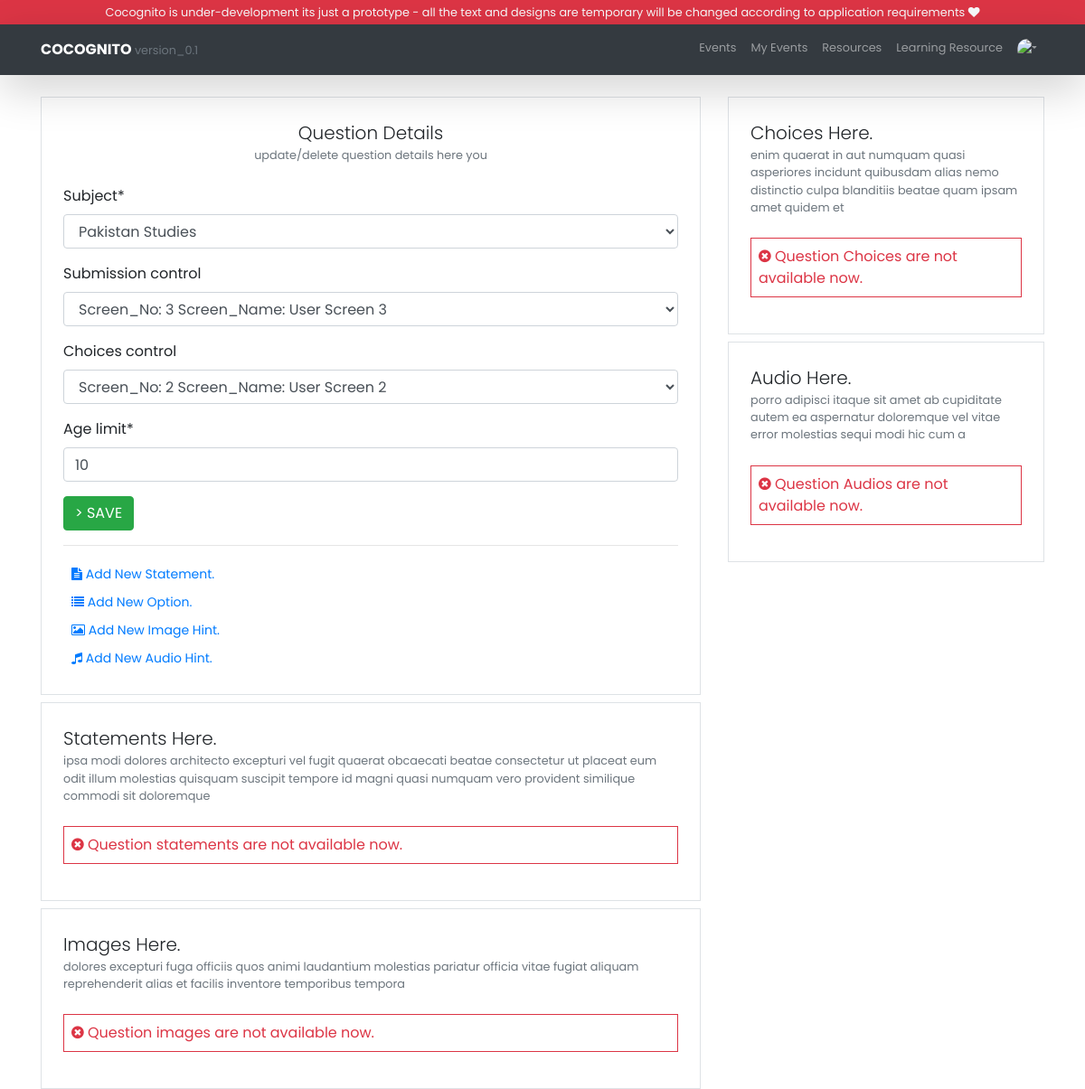
/question/1/, run on an earlier commit of the app's database.
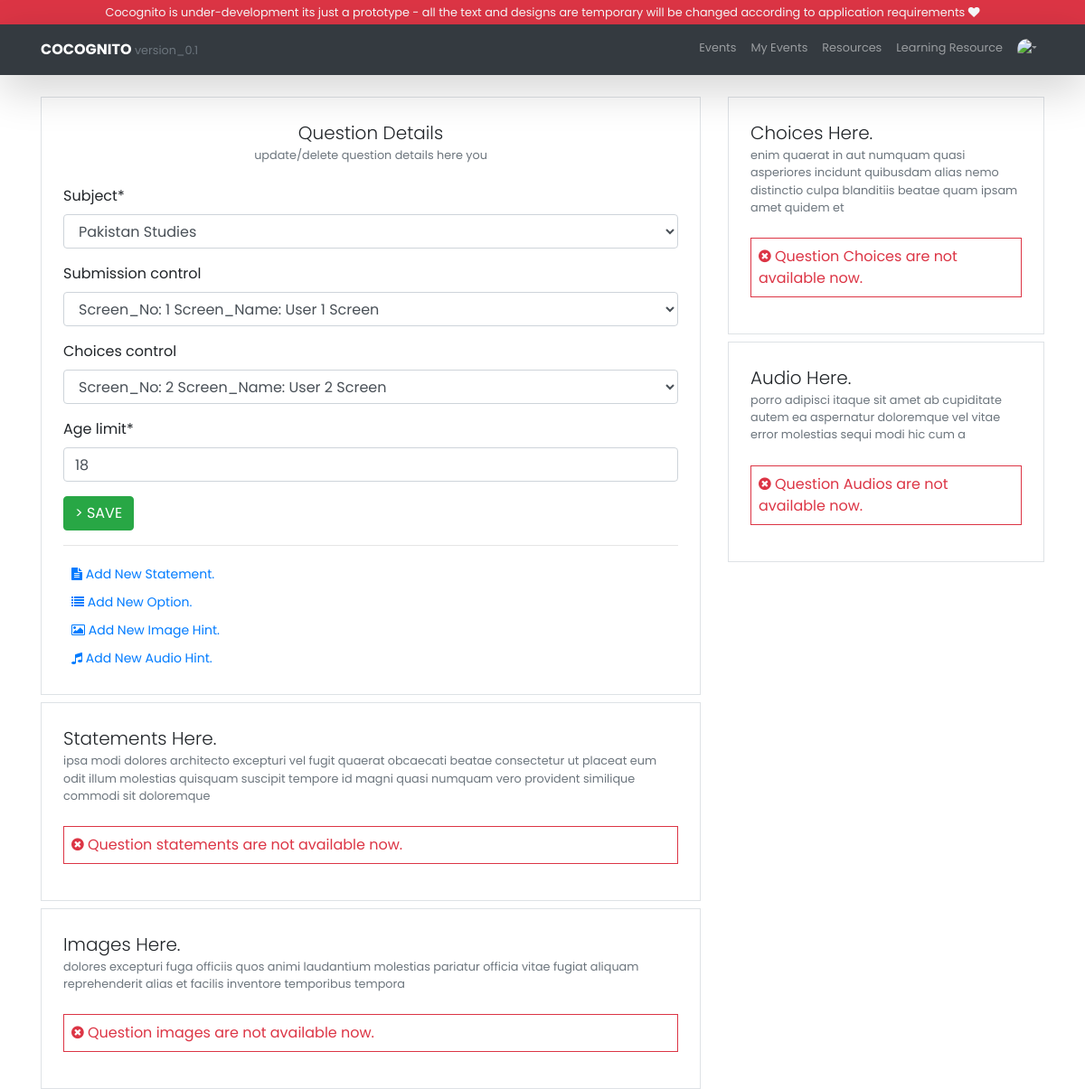
And on a later commit of the database.
### application/models.py (models this page shows, shortened)
class Question(models.Model):
    QUESTION_LEVEL = (
        ('e', 'Easy'),
        ('n', 'Normal'),
        ('h', 'Hard'),
    )
    quiz = models.ManyToManyField('Quiz', blank=True, related_name='quiz')
    level = models.CharField(max_length=1, blank=True, null=True, default='e', choices=QUESTION_LEVEL)
    submission_control = models.ForeignKey('Screen', blank=True, null=True, on_delete=models.SET_NULL,
                                           related_name='submitted_by')
    choices_control = models.ForeignKey('Screen', blank=True, null=True, on_delete=models.SET_NULL,
                                        related_name='select_choices')
    subject = models.ForeignKey('Subject', on_delete=models.CASCADE)
    age_limit = models.PositiveIntegerField(null=False, blank=False, validators=[is_more_than_eighteen])
    created_at = models.DateTimeField(auto_now_add=True)
    modified_at = models.DateTimeField(auto_now=True)
    class Meta:
        managed = True
        verbose_name_plural = 'Questions'

### application/views.py (the view)
# urls.py: path('question/<int:pk>/', question_builder_update, name='question_builder_update'),
def question_builder_update(request, pk):
    try:
        question_form = QuestionForm(request.POST or None, instance=Question.objects.get(pk=pk))
        if request.method == 'POST':
            if question_form.is_valid():
                question_form.save(commit=True)
    except:
        messages.error(request=request, message=f'Requested Question [ID: {pk}] Does not Exists.')
        return HttpResponseRedirect(reverse('application:question_builder'))
    context = {
        'question_id': pk,
        'form_question': question_form,
        'form_question_choice': QuestionChoiceForm,
        'form_question_image': QuestionImageForm,
        'form_question_audio': QuestionAudioForm,
        'form_question_statement': QuestionStatementForm,
        'data_question_statements': QuestionStatement.objects.filter(question=Question.objects.get(pk=pk)),
        'data_question_images': QuestionImage.objects.filter(question=Question.objects.get(pk=pk)),
        'data_question_audios': QuestionAudio.objects.filter(question=Question.objects.get(pk=pk)),
        'data_question_choices': QuestionChoice.objects.filter(question=Question.objects.get(pk=pk)),
    }
    return render(request=request, template_name='question_builder_update.html', context=context)

### application/forms.py
class QuestionForm(ModelForm):
     class Meta:
         model = Question
         fields = ['subject', 'submission_control', 'choices_control', 'age_limit']

### application/models.py (called while the page is built)
    def __str__(self):
        return f"Screen_No: {str(self.no)} Screen_Name: {self.name}"

    def __str__(self):
        return self.title

### templates/question_builder_update.html (shortened to what the changed rows need)
{% extends 'base.html' %}
{% load static %}
{% load crispy_forms_tags %}
{% block content %}
    <div class="container my-3">
        <div class="row mt-4">
            <div class="col-sm-8">
                <div class="p-2 p-sm-4 border">
                    <br>
                    <form autocomplete="off" method="post" action="">
                        {{ form_question | crispy }}
                    </form>
                </div>
            </div>
        </div>
    </div>
{% endblock %}

What changed in the data, as far as the page shows it:
changed Question "Pakistan Studies": submission_control "Screen_No: 3 Screen_Name: User Screen 3" → "Screen_No: 1 Screen_Name: User 1 Screen"; choices_control "Screen_No: 2 Screen_Name: User Screen 2" → "Screen_No: 2 Screen_Name: User 2 Screen"; age_limit "10" → "18"
